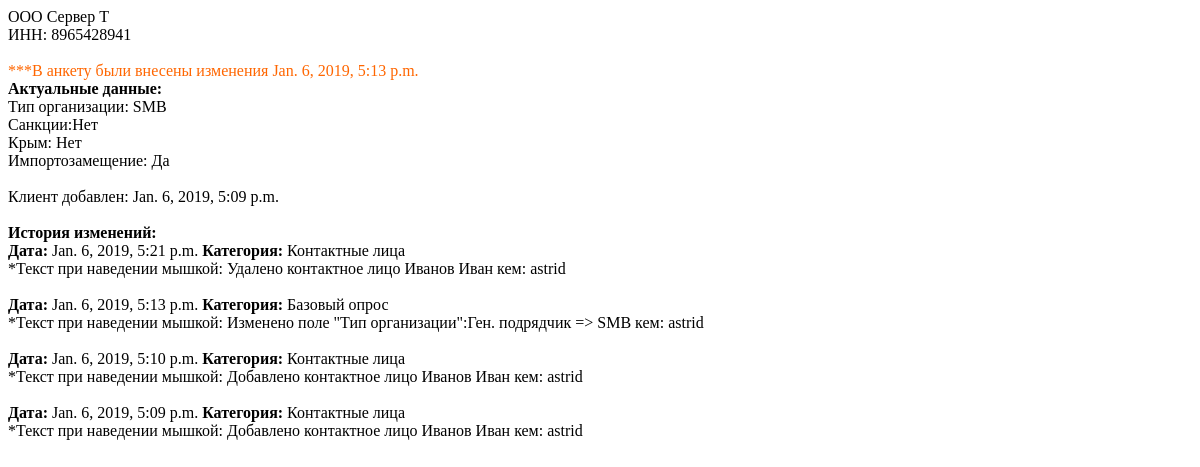
Page /clients/30/hist/ (signed in) on the earlier database version.
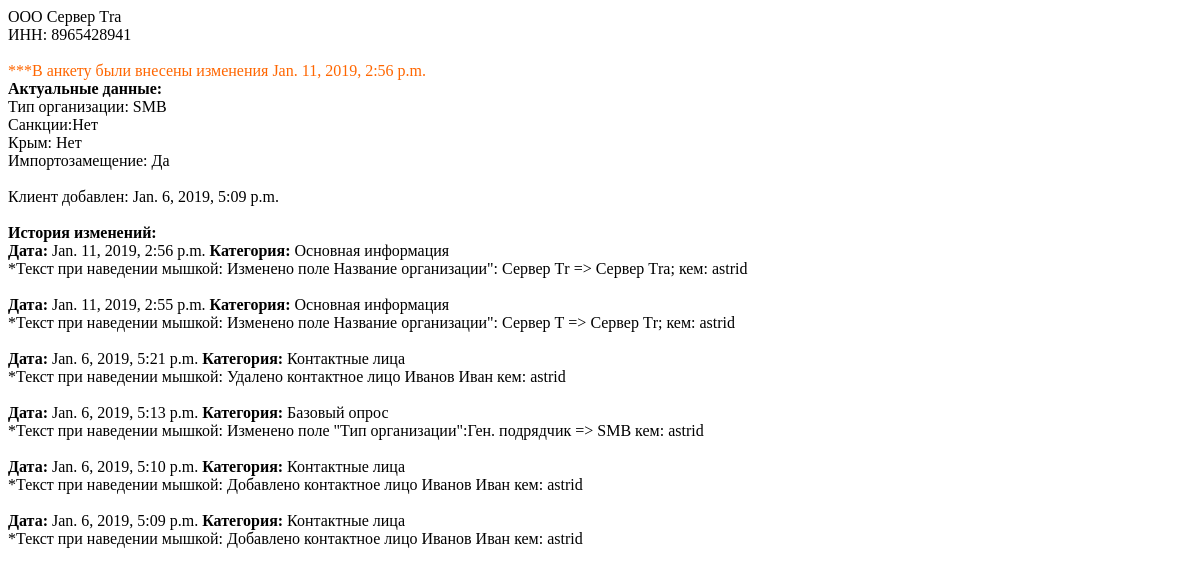
Same page on the later database version.
### survey/models.py (models this page shows, shortened)
class Client(models.Model):
    objects = models.Manager()
    ORG_TYPES = (
        (u'Государственная', (
                             (u'Силовики', u'Силовики'),
                             (u'Гос. компания', u'Гос. компания'),
                             (u'Гос. учреждение', u'Гос. учреждение'),
                              )),
        (u'Негосударственная', (
                              (u'Ген. подрядчик', u'Ген. подрядчик'),
                              (u'Частная компания', u'Частная компания'),
                              (u'SMB', u'SMB'),
                              )),
        )
    ORG_FORMS = (
        (u'ООО', u'ООО'),
        (u'ОАО', u'ОАО'),
        (u'ПАО', u'ПАО'),
        (u'ЗАО', u'ЗАО'),
        (u'АО', u'АО'),
    )
    DANET = (
        (u'Да', u'Да'),
        (u'Нет', u'Нет'),
        (u'?', u'?'),
    )
    form = models.CharField(verbose_name=u'Форма', max_length=16, choices=ORG_FORMS)  # !!! дополнить выпадающий список
    name = models.CharField(verbose_name=u'Название организации', max_length=128)
    inn = models.IntegerField(verbose_name=u'ИНН')  # посмотреть API налоговой для проверки фирмы
    basic_survey = models.BooleanField(verbose_name=u'Базовый опрос пройден', default=False)
    type = models.CharField(verbose_name=u'Тип организации', max_length=64, choices=ORG_TYPES, blank=True)
    sanctions = models.CharField(verbose_name=u'Санкции', max_length=6, blank=True, choices=DANET)
    crimea = models.CharField(verbose_name=u'Крым', max_length=6, blank=True, choices=DANET)
    imp = models.CharField(verbose_name=u'Импортозамещение', max_length=6, blank=True, choices=DANET)
    added_at = models.DateTimeField(verbose_name=u'Клиент добавлен', auto_now_add=True)
    changed_at = models.DateTimeField(auto_now=True)
    manager = models.ForeignKey(User, on_delete=models.SET_NULL, null=True, blank=True)
    class Meta:
        verbose_name = u'Клиент'
        verbose_name_plural = u'Клиенты'
        ordering = ['name']

class ClientChange(models.Model):
    objects = models.Manager()
    client = models.ForeignKey(Client, on_delete=models.CASCADE)
    manager = models.ForeignKey(User, on_delete=models.DO_NOTHING, null=True, blank=True)
    changed_at = models.DateTimeField(auto_now_add=True)
    ch_type = models.CharField(max_length=64)
    change = models.TextField(blank=True)
    delete = models.NullBooleanField()
    first_name = models.CharField(verbose_name=u'Имя', max_length=64, blank=True)
    father_name = models.CharField(verbose_name=u'Отчество', max_length=64, blank=True)
    last_name = models.CharField(verbose_name=u'Фамилия', max_length=64, blank=True)
    phone_number = models.CharField(verbose_name=u'Телефон', max_length=14, blank=True)
    phone_number2 = models.CharField(verbose_name=u'Доп. телефон', max_length=14, blank=True)
    email = models.EmailField(verbose_name=u'E-mail', blank=True)
    position = models.CharField(verbose_name=u'Должность', max_length=128, blank=True)
    class Meta:
        ordering = ['-id']
        verbose_name = u'История клиента'
        verbose_name_plural = u'Истории клиентов'

### survey/views.py (the view)
# urls.py: url(r'^clients/(?P<num>[0-9]+)/hist/$', login_required(views.client_hist)),
def client_hist(request, num, ch=None):
    template_name = 'client_hist.html'
    c = get_object_or_404(Client, id=num)
    changes = ClientChange.objects.filter(client=c)
    old = ch
    if old is not None:
        old = get_object_or_404(ClientChange, id=ch)
        template_name = 'hist_old.html'
    return render(request, template_name, {'client': c,
                                           'changes': changes,
                                           'old': old})

### survey/templatetags/get_verbose_name.py (called while the page is built)
@register.tag
def model_field_verbose_name(parser, token):
    return _get_model_field_attr('model_field_verbose_name', 'verbose_name', token)

def _get_model_field_attr(tag_name, attr_name, token):
    tokens = token.split_contents()
    tokens_num = len(tokens)
    if tokens_num not in (3, 5):
        raise template.TemplateSyntaxError(
            '`%(tag_name)s` tag requires two or four arguments. '
            'E.g.: {%% %(tag_name)s from model.field %%} or {%% %(tag_name)s from model.field as myvar %%}.'
            % {'tag_name': tag_name}
        )
    field = tokens[2]
    as_var = None
    tokens = tokens[3:]
    if len(tokens) >= 2 and tokens[-2] == 'as':
        as_var = tokens[-1]
    return FieldAttrNode(field, attr_name, tag_name, as_var)

### survey/templates/client_hist.html (shortened to what this page needs)
<!DOCTYPE html>
<html lang="en">
<head>
</head>
<body>
{% load get_verbose_name %}
{{ client.form }} {{ client.name }}</br>
{% model_field_verbose_name from client.inn %}: {{ client.inn }}
<span style="color: #ff6600;">***В анкету были внесены изменения {{ client.changed_at }}</span></br>
<b>Актуальные данные:</b> </br>
{% model_field_verbose_name from client.type %}: {{ client.type }} </br>
{% model_field_verbose_name from client.sanctions %}:{{ client.sanctions }} </br>
{% model_field_verbose_name from client.crimea %}: {{ client.crimea }} </br>
{% model_field_verbose_name from client.imp %}: {{ client.imp }} </br>
{% model_field_verbose_name from client.added_at %}: {{ client.added_at }}
<b>История изменений:</b></br>
{% for change in changes %}
<b> Дата:</b> {{ change.changed_at }} <b>Категория: </b>{{ change.ch_type }}</br>
*Текст при наведении мышкой: {{ change.change }} кем: {{ change.manager }}</br>
{% endfor %}
</body>
</html>

Differences in the rows shown:
changed Client "ООО": name "Сервер Т" → "Сервер Тra"; changed_at "Jan. 6, 2019, 5:13 p.m." → "Jan. 11, 2019, 2:56 p.m."
added ClientChange: changed_at "Jan. 11, 2019, 2:56 p.m.", ch_type "Основная информация", change "Изменено поле Название организации\": Сервер Тr => Сервер Тra;", manager "astrid"
added ClientChange: changed_at "Jan. 11, 2019, 2:55 p.m.", ch_type "Основная информация", change "Изменено поле Название организации\": Сервер Т => Сервер Тr;", manager "astrid"
